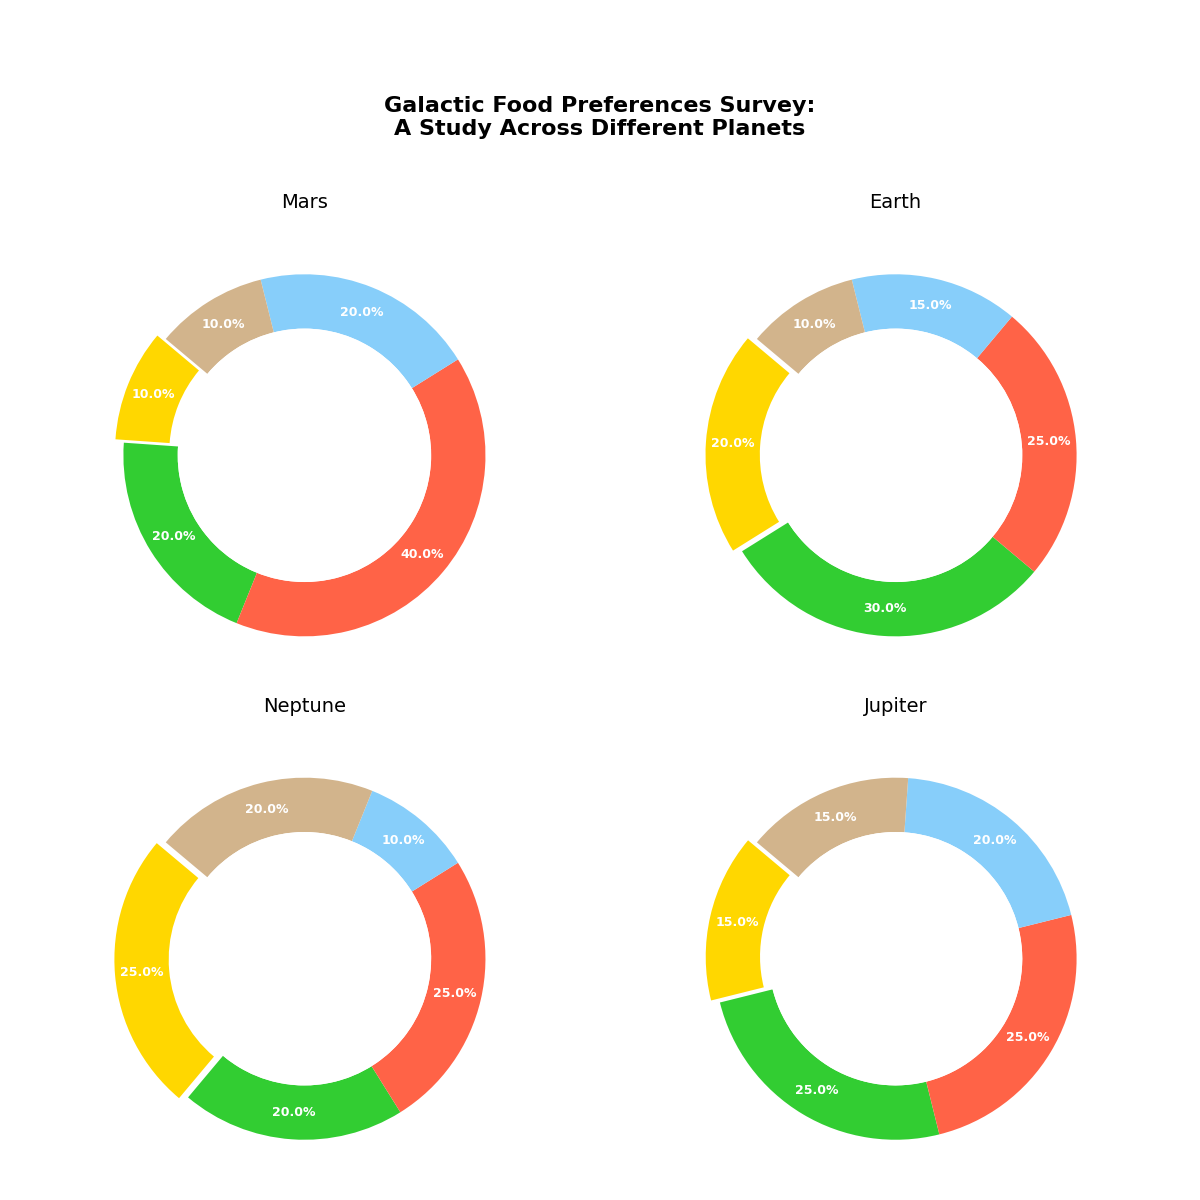

Source code (Python):
import matplotlib.pyplot as plt

planets = ['Mars', 'Earth', 'Neptune', 'Jupiter']
food_categories = ['Fruits', 'Vegetables', 'Meat', 'Dairy', 'Grains']
preferences = [
    [10, 20, 40, 20, 10],  # Mars (Swapped with Earth)
    [20, 30, 25, 15, 10],  # Earth (Swapped with Mars)
    [25, 20, 25, 10, 20],  # Neptune (Swapped with Jupiter)
    [15, 25, 25, 20, 15],  # Jupiter (Swapped with Neptune)
]
colors = ['#FFD700', '#32CD32', '#FF6347', '#87CEFA', '#D2B48C']

fig, axes = plt.subplots(2, 2, figsize=(12, 12))
fig.suptitle('Galactic Food Preferences Survey:\nA Study Across Different Planets', fontsize=16, fontweight='bold', y=0.92)

for i, ax in enumerate(axes.flat):
    wedges, _, autotexts = ax.pie(
        preferences[i], autopct='%1.1f%%', startangle=140,
        colors=colors, pctdistance=0.85, wedgeprops=dict(width=0.3),
        explode=[0.05 if j == 0 else 0 for j in range(len(food_categories))]
    )

    centre_circle = plt.Circle((0, 0), 0.70, fc='white', linewidth=0)
    ax.add_artist(centre_circle)

    for autotext in autotexts:
        autotext.set_color('white')
        autotext.set_fontsize(9)
        autotext.set_weight('bold')

    ax.set_title(planets[i], fontsize=14, pad=15)

plt.tight_layout(rect=[0, 0, 1, 0.9])
plt.show()
